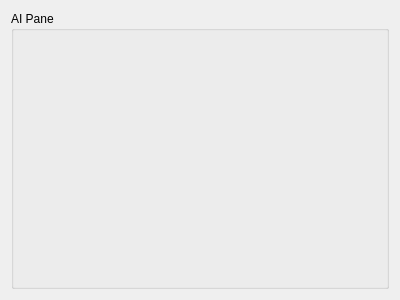
<?xml version="1.0" encoding="UTF-8"?>
<ui version="4.0">
 <class>AiPane</class>
 <widget class="QWidget" name="AiPane">
  <property name="geometry">
   <rect>
    <x>0</x>
    <y>0</y>
    <width>400</width>
    <height>300</height>
   </rect>
  </property>
  <property name="windowTitle">
   <string>Form</string>
  </property>
  <layout class="QGridLayout" name="gridLayout">
   <item row="0" column="0">
    <widget class="QGroupBox" name="groupBox">
     <property name="title">
      <string>AI Pane</string>
     </property>
     <widget class="Chessboard" name="widget" native="true">
      <property name="geometry">
       <rect>
        <x>150</x>
        <y>140</y>
        <width>120</width>
        <height>80</height>
       </rect>
      </property>
     </widget>
    </widget>
   </item>
  </layout>
 </widget>
 <customwidgets>
  <customwidget>
   <class>Chessboard</class>
   <extends>QWidget</extends>
   <header>../chessboard/chessboard.h</header>
   <container>1</container>
  </customwidget>
 </customwidgets>
 <resources/>
 <connections/>
</ui>
